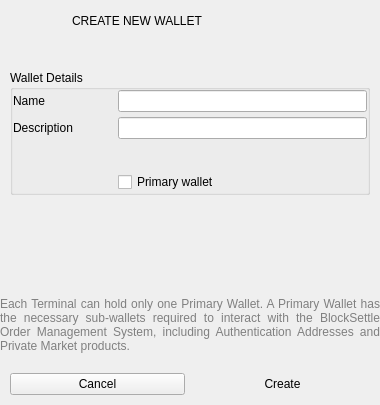
<?xml version="1.0" encoding="UTF-8"?>
<ui version="4.0">
 <class>CreateWalletDialog</class>
 <widget class="QDialog" name="CreateWalletDialog">
  <property name="geometry">
   <rect>
    <x>0</x>
    <y>0</y>
    <width>380</width>
    <height>405</height>
   </rect>
  </property>
  <property name="minimumSize">
   <size>
    <width>0</width>
    <height>342</height>
   </size>
  </property>
  <property name="windowTitle">
   <string>Dialog</string>
  </property>
  <layout class="QVBoxLayout" name="verticalLayout">
   <property name="spacing">
    <number>10</number>
   </property>
   <property name="leftMargin">
    <number>0</number>
   </property>
   <property name="topMargin">
    <number>0</number>
   </property>
   <property name="rightMargin">
    <number>0</number>
   </property>
   <property name="bottomMargin">
    <number>0</number>
   </property>
   <item alignment="Qt::AlignHCenter">
    <widget class="QWidget" name="verticalWidget_2" native="true">
     <property name="minimumSize">
      <size>
       <width>378</width>
       <height>60</height>
      </size>
     </property>
     <property name="maximumSize">
      <size>
       <width>378</width>
       <height>60</height>
      </size>
     </property>
     <property name="darkOverlay" stdset="0">
      <bool>true</bool>
     </property>
     <widget class="QLabel" name="label">
      <property name="geometry">
       <rect>
        <x>1</x>
        <y>1</y>
        <width>401</width>
        <height>40</height>
       </rect>
      </property>
      <property name="text">
       <string>CREATE NEW WALLET</string>
      </property>
      <property name="indent">
       <number>70</number>
      </property>
      <property name="titlePaneSecondary" stdset="0">
       <bool>true</bool>
      </property>
      <property name="h1" stdset="0">
       <bool>true</bool>
      </property>
     </widget>
     <widget class="QLabel" name="label_2">
      <property name="geometry">
       <rect>
        <x>0</x>
        <y>0</y>
        <width>60</width>
        <height>60</height>
       </rect>
      </property>
      <property name="text">
       <string/>
      </property>
      <property name="pixmap">
       <pixmap resource="armory.qrc">:/resources/wallet_create.png</pixmap>
      </property>
      <property name="alignment">
       <set>Qt::AlignCenter</set>
      </property>
     </widget>
    </widget>
   </item>
   <item>
    <widget class="QWidget" name="verticalWidget" native="true">
     <property name="minimumSize">
      <size>
       <width>0</width>
       <height>0</height>
      </size>
     </property>
     <layout class="QVBoxLayout" name="verticalLayout_3">
      <property name="spacing">
       <number>0</number>
      </property>
      <property name="leftMargin">
       <number>10</number>
      </property>
      <property name="topMargin">
       <number>0</number>
      </property>
      <property name="rightMargin">
       <number>10</number>
      </property>
      <property name="bottomMargin">
       <number>10</number>
      </property>
      <item>
       <widget class="QGroupBox" name="groupBox">
        <property name="title">
         <string>Wallet Details</string>
        </property>
        <layout class="QVBoxLayout" name="verticalLayout_2">
         <property name="spacing">
          <number>5</number>
         </property>
         <property name="leftMargin">
          <number>0</number>
         </property>
         <property name="topMargin">
          <number>0</number>
         </property>
         <property name="rightMargin">
          <number>0</number>
         </property>
         <property name="bottomMargin">
          <number>0</number>
         </property>
         <item>
          <widget class="QWidget" name="horizontalWidget_2" native="true">
           <property name="minimumSize">
            <size>
             <width>0</width>
             <height>0</height>
            </size>
           </property>
           <layout class="QHBoxLayout" name="horizontalLayout_2">
            <property name="spacing">
             <number>5</number>
            </property>
            <property name="leftMargin">
             <number>0</number>
            </property>
            <property name="topMargin">
             <number>0</number>
            </property>
            <property name="rightMargin">
             <number>0</number>
            </property>
            <property name="bottomMargin">
             <number>0</number>
            </property>
            <item>
             <widget class="QLabel" name="label_3">
              <property name="sizePolicy">
               <sizepolicy hsizetype="Fixed" vsizetype="Preferred">
                <horstretch>0</horstretch>
                <verstretch>0</verstretch>
               </sizepolicy>
              </property>
              <property name="minimumSize">
               <size>
                <width>100</width>
                <height>0</height>
               </size>
              </property>
              <property name="maximumSize">
               <size>
                <width>100</width>
                <height>16777215</height>
               </size>
              </property>
              <property name="sizeIncrement">
               <size>
                <width>0</width>
                <height>0</height>
               </size>
              </property>
              <property name="text">
               <string>Name</string>
              </property>
             </widget>
            </item>
            <item>
             <widget class="QLineEdit" name="lineEditWalletName"/>
            </item>
           </layout>
          </widget>
         </item>
         <item>
          <widget class="QWidget" name="horizontalWidget_3" native="true">
           <property name="minimumSize">
            <size>
             <width>0</width>
             <height>0</height>
            </size>
           </property>
           <layout class="QHBoxLayout" name="horizontalLayout_3">
            <property name="spacing">
             <number>5</number>
            </property>
            <property name="leftMargin">
             <number>0</number>
            </property>
            <property name="topMargin">
             <number>0</number>
            </property>
            <property name="rightMargin">
             <number>0</number>
            </property>
            <property name="bottomMargin">
             <number>0</number>
            </property>
            <item>
             <widget class="QLabel" name="label_4">
              <property name="sizePolicy">
               <sizepolicy hsizetype="Fixed" vsizetype="Preferred">
                <horstretch>0</horstretch>
                <verstretch>0</verstretch>
               </sizepolicy>
              </property>
              <property name="minimumSize">
               <size>
                <width>100</width>
                <height>0</height>
               </size>
              </property>
              <property name="maximumSize">
               <size>
                <width>100</width>
                <height>16777215</height>
               </size>
              </property>
              <property name="sizeIncrement">
               <size>
                <width>0</width>
                <height>0</height>
               </size>
              </property>
              <property name="midLineWidth">
               <number>0</number>
              </property>
              <property name="text">
               <string>Description</string>
              </property>
              <property name="alignment">
               <set>Qt::AlignLeading|Qt::AlignLeft|Qt::AlignVCenter</set>
              </property>
             </widget>
            </item>
            <item>
             <widget class="QLineEdit" name="lineEditDescription"/>
            </item>
           </layout>
          </widget>
         </item>
         <item>
          <widget class="WalletKeysCreateWidget" name="widgetCreateKeys" native="true">
           <property name="minimumSize">
            <size>
             <width>100</width>
             <height>23</height>
            </size>
           </property>
           <layout class="QHBoxLayout" name="horizontalLayout_9"/>
          </widget>
         </item>
         <item>
          <widget class="QWidget" name="horizontalWidgetPrimary" native="true">
           <property name="minimumSize">
            <size>
             <width>0</width>
             <height>0</height>
            </size>
           </property>
           <layout class="QHBoxLayout" name="horizontalLayout_4">
            <property name="spacing">
             <number>0</number>
            </property>
            <property name="leftMargin">
             <number>0</number>
            </property>
            <property name="topMargin">
             <number>0</number>
            </property>
            <property name="rightMargin">
             <number>0</number>
            </property>
            <property name="bottomMargin">
             <number>0</number>
            </property>
            <item>
             <spacer name="horizontalSpacer_2">
              <property name="orientation">
               <enum>Qt::Horizontal</enum>
              </property>
              <property name="sizeType">
               <enum>QSizePolicy::Fixed</enum>
              </property>
              <property name="sizeHint" stdset="0">
               <size>
                <width>105</width>
                <height>0</height>
               </size>
              </property>
             </spacer>
            </item>
            <item>
             <widget class="QCheckBox" name="checkBoxPrimaryWallet">
              <property name="enabled">
               <bool>true</bool>
              </property>
              <property name="sizePolicy">
               <sizepolicy hsizetype="Expanding" vsizetype="Fixed">
                <horstretch>0</horstretch>
                <verstretch>0</verstretch>
               </sizepolicy>
              </property>
              <property name="text">
               <string>Primary wallet</string>
              </property>
             </widget>
            </item>
           </layout>
          </widget>
         </item>
        </layout>
       </widget>
      </item>
     </layout>
    </widget>
   </item>
   <item>
    <spacer name="verticalSpacer">
     <property name="orientation">
      <enum>Qt::Vertical</enum>
     </property>
     <property name="sizeHint" stdset="0">
      <size>
       <width>20</width>
       <height>40</height>
      </size>
     </property>
    </spacer>
   </item>
   <item>
    <widget class="QLabel" name="labelHintPrimary">
     <property name="styleSheet">
      <string notr="true">QLabel { color: gray }</string>
     </property>
     <property name="text">
      <string>Each Terminal can hold only one Primary Wallet. A Primary Wallet has the necessary sub-wallets required to interact with the BlockSettle Order Management System, including Authentication Addresses and Private Market products.</string>
     </property>
     <property name="alignment">
      <set>Qt::AlignJustify|Qt::AlignVCenter</set>
     </property>
     <property name="wordWrap">
      <bool>true</bool>
     </property>
     <property name="margin">
      <number>5</number>
     </property>
    </widget>
   </item>
   <item>
    <widget class="QWidget" name="widget" native="true">
     <property name="buttonBar" stdset="0">
      <bool>true</bool>
     </property>
     <layout class="QHBoxLayout" name="horizontalLayout">
      <property name="spacing">
       <number>10</number>
      </property>
      <property name="leftMargin">
       <number>10</number>
      </property>
      <property name="topMargin">
       <number>10</number>
      </property>
      <property name="rightMargin">
       <number>10</number>
      </property>
      <property name="bottomMargin">
       <number>10</number>
      </property>
      <item>
       <widget class="QPushButton" name="pushButtonCancel">
        <property name="minimumSize">
         <size>
          <width>100</width>
          <height>0</height>
         </size>
        </property>
        <property name="text">
         <string>Cancel</string>
        </property>
        <property name="autoDefault">
         <bool>false</bool>
        </property>
       </widget>
      </item>
      <item>
       <widget class="QPushButton" name="pushButtonCreate">
        <property name="minimumSize">
         <size>
          <width>100</width>
          <height>0</height>
         </size>
        </property>
        <property name="text">
         <string>Create</string>
        </property>
        <property name="default">
         <bool>true</bool>
        </property>
        <property name="flat">
         <bool>true</bool>
        </property>
       </widget>
      </item>
     </layout>
    </widget>
   </item>
  </layout>
 </widget>
 <customwidgets>
  <customwidget>
   <class>WalletKeysCreateWidget</class>
   <extends>QWidget</extends>
   <header>WalletKeysCreateWidget.h</header>
   <container>1</container>
  </customwidget>
 </customwidgets>
 <resources>
  <include location="armory.qrc"/>
 </resources>
 <connections/>
</ui>
